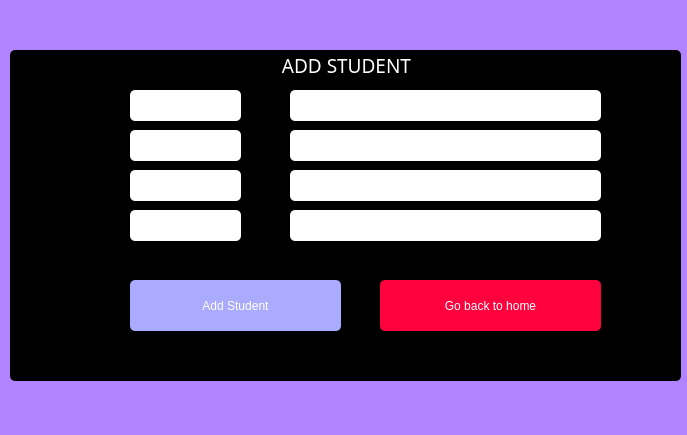
<?xml version="1.0" encoding="UTF-8"?>
<ui version="4.0">
 <class>addStudent</class>
 <widget class="QDialog" name="addStudent">
  <property name="geometry">
   <rect>
    <x>0</x>
    <y>0</y>
    <width>687</width>
    <height>435</height>
   </rect>
  </property>
  <property name="windowTitle">
   <string>Dialog</string>
  </property>
  <property name="styleSheet">
   <string notr="true">font: 75 14pt &quot;Rockwell&quot;;
color: rgb(255, 255, 255);
background-color: rgb(177, 131, 255);
border-radius: 5px;
</string>
  </property>
  <widget class="QGroupBox" name="groupBox">
   <property name="geometry">
    <rect>
     <x>10</x>
     <y>50</y>
     <width>671</width>
     <height>331</height>
    </rect>
   </property>
   <property name="font">
    <font>
     <family>Rockwell</family>
     <pointsize>14</pointsize>
     <weight>9</weight>
     <italic>false</italic>
     <bold>false</bold>
    </font>
   </property>
   <property name="styleSheet">
    <string notr="true">font: 75 14pt &quot;Rockwell&quot;;
color: rgb(255, 255, 255);
background-color: rgb(0, 0, 0);
border-radius: 5px;</string>
   </property>
   <property name="title">
    <string>ADD STUDENT</string>
   </property>
   <property name="alignment">
    <set>Qt::AlignCenter</set>
   </property>
   <widget class="QLabel" name="label">
    <property name="geometry">
     <rect>
      <x>120</x>
      <y>40</y>
      <width>111</width>
      <height>31</height>
     </rect>
    </property>
    <property name="styleSheet">
     <string notr="true">font: 75 14pt &quot;Rockwell&quot;;
color:rgbrgb(0, 0, 0);
background-color: rgb(255, 255, 255);
border-radius: 5px;</string>
    </property>
    <property name="text">
     <string>Roll No.</string>
    </property>
   </widget>
   <widget class="QLabel" name="label_2">
    <property name="geometry">
     <rect>
      <x>120</x>
      <y>120</y>
      <width>111</width>
      <height>31</height>
     </rect>
    </property>
    <property name="styleSheet">
     <string notr="true">font: 75 14pt &quot;Rockwell&quot;;
color:rgbrgb(0, 0, 0);
background-color: rgb(255, 255, 255);
border-radius: 5px;</string>
    </property>
    <property name="text">
     <string>Name</string>
    </property>
   </widget>
   <widget class="QLabel" name="label_4">
    <property name="geometry">
     <rect>
      <x>120</x>
      <y>160</y>
      <width>111</width>
      <height>31</height>
     </rect>
    </property>
    <property name="styleSheet">
     <string notr="true">font: 75 14pt &quot;Rockwell&quot;;
color:rgbrgb(0, 0, 0);
background-color: rgb(255, 255, 255);
border-radius: 5px;</string>
    </property>
    <property name="text">
     <string>Department</string>
    </property>
   </widget>
   <widget class="QPushButton" name="pushButton">
    <property name="geometry">
     <rect>
      <x>120</x>
      <y>230</y>
      <width>211</width>
      <height>51</height>
     </rect>
    </property>
    <property name="styleSheet">
     <string notr="true">font: 75 14pt &quot;Rockwell&quot;;
color: rgbrgbrgb(255, 255, 255);
background-color: rgb(170, 170, 255);
border-radius: 5px;
</string>
    </property>
    <property name="text">
     <string>Add Student</string>
    </property>
   </widget>
   <widget class="QLabel" name="label_7">
    <property name="geometry">
     <rect>
      <x>120</x>
      <y>80</y>
      <width>111</width>
      <height>31</height>
     </rect>
    </property>
    <property name="styleSheet">
     <string notr="true">font: 75 14pt &quot;Rockwell&quot;;
color:rgbrgb(0, 0, 0);
background-color: rgb(255, 255, 255);
border-radius: 5px;</string>
    </property>
    <property name="text">
     <string>Password</string>
    </property>
   </widget>
   <widget class="QPushButton" name="pushButton_2">
    <property name="geometry">
     <rect>
      <x>370</x>
      <y>230</y>
      <width>221</width>
      <height>51</height>
     </rect>
    </property>
    <property name="styleSheet">
     <string notr="true">font: 75 14pt &quot;Rockwell&quot;;
color: rgbrgbrgb(255, 255, 255);
background-color:rgb(255, 2, 61);
border-radius: 5px;</string>
    </property>
    <property name="text">
     <string>Go back to home</string>
    </property>
   </widget>
   <widget class="QTextEdit" name="textEdit">
    <property name="geometry">
     <rect>
      <x>280</x>
      <y>40</y>
      <width>311</width>
      <height>31</height>
     </rect>
    </property>
    <property name="styleSheet">
     <string notr="true">font: 75 14pt &quot;Rockwell&quot;;
color:rgbrgb(0, 0, 0);
background-color: rgb(255, 255, 255);
border-radius: 5px;</string>
    </property>
   </widget>
   <widget class="QTextEdit" name="textEdit_3">
    <property name="geometry">
     <rect>
      <x>280</x>
      <y>120</y>
      <width>311</width>
      <height>31</height>
     </rect>
    </property>
    <property name="styleSheet">
     <string notr="true">font: 75 14pt &quot;Rockwell&quot;;
color:rgbrgb(0, 0, 0);
background-color: rgb(255, 255, 255);
border-radius: 5px;</string>
    </property>
   </widget>
   <widget class="QTextEdit" name="textEdit_4">
    <property name="geometry">
     <rect>
      <x>280</x>
      <y>160</y>
      <width>311</width>
      <height>31</height>
     </rect>
    </property>
    <property name="styleSheet">
     <string notr="true">font: 75 14pt &quot;Rockwell&quot;;
color:rgbrgb(0, 0, 0);
background-color: rgb(255, 255, 255);
border-radius: 5px;</string>
    </property>
   </widget>
   <widget class="QTextEdit" name="textEdit_2">
    <property name="geometry">
     <rect>
      <x>280</x>
      <y>80</y>
      <width>311</width>
      <height>31</height>
     </rect>
    </property>
    <property name="styleSheet">
     <string notr="true">font: 75 14pt &quot;Rockwell&quot;;
color:rgbrgb(0, 0, 0);
background-color: rgb(255, 255, 255);
border-radius: 5px;</string>
    </property>
   </widget>
  </widget>
 </widget>
 <resources/>
 <connections/>
</ui>
